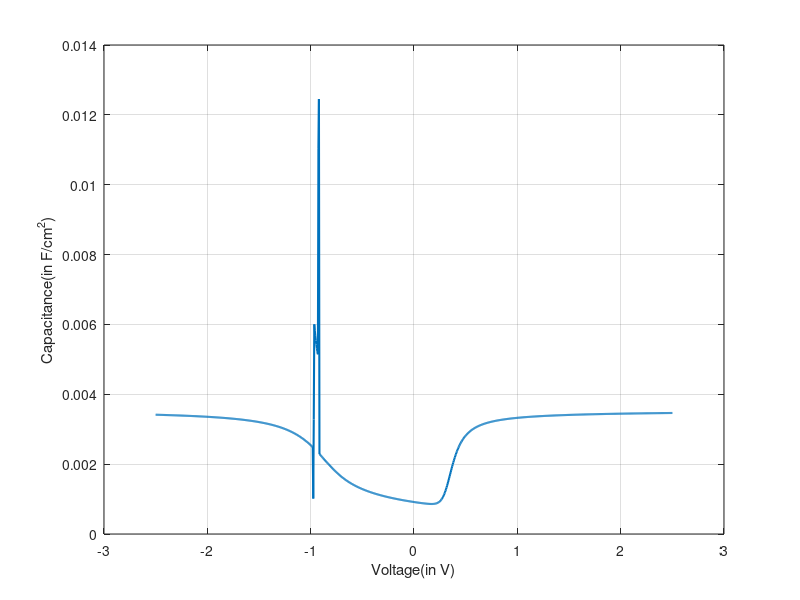

Here is the MATLAB script that generated this plot: (Note: this script raises an error after producing the figure.)
clear;
close all;
clc;

%% Input parameters
phi_m =4.05 ;      %work function of metal
dV_g = 0.005;
V_g=-2.5:dV_g:2.5;            %gate voltage
t_ox=10e-9;          %oxide thickness 
N_sub=-1e17*1e6;      %-ve=p type substrate(NMOS), +ve=n type substrate(PMOS), input doping density here
V_wiggle=10e-3;

%% Constants
q=1.6e-19;
k=8.314/(6.023*10^23);
T=300;
eps_0=8.85e-12; 
Vt=k*T/q;          %thermal voltage

%% Substrate parameters

ni=1.5e16;          % number of instrinsic carriers in silicon substrate
Eg_sub=1.12*q;      %band gap of silicon, 1.12eV
eps_sub=12*eps_0;   %permitivitty of silicon substrate
EA_sub=4.05*q;      %electron affinity for substrate
L_sub=1e-6;
k_sub=12;

%calculating the value of n and p for substrate
if(N_sub<0)                %p type substrate(NMOS)
    p_sub=abs(N_sub);
    n_sub=ni^2/p_sub;
elseif(N_sub>0)            %n type substrate(PMOS)
    n_sub=N_sub;
    p_sub=ni^2/n_sub;
else                       %intrinsic semiconductor
    n_sub=ni;
    p_sub=pi;
end   

%% Oxide parameters

eps_ox=4*eps_0;    %permitivitty of SiO2
Ec_offset=3.1*q;   %conduction band offset
Eg_ox=9*q;         %band gap of oxide
c_ox=eps_ox/t_ox;
k_ox=4;

%% Workfunction,flatband values;

phi_b = -sign(N_sub)*Vt*log(abs(N_sub)/ni);   %Ei-Ef/q for semiconductor
phi_s = EA_sub/q+Eg_sub/(2*q)+phi_b;          %work function for substrate
V_fb=(phi_m-phi_s) ;                          %flatband voltage
tm = 10e-9;                                   %Gate thickness, used for polysilicon, not of use in metalgate

%% Solver parameters
dx=1e-9;
I_max=50;
tol1=1e-6;

% Sign of substrate charges in the current mode, since we have signum(psi_s) in formula of charge

if(V_g>=V_fb)
    signq = -1;       %Depletion for NMOS, Accumulation for PMOS
else                  % i.e. (V_g<V_fb)
    signq = +1;       %Accumulation for NMOS, Depletion for PMOS
end

%Same charge sign for depletion and inversion

% if sign(N_sub) <= 0
%     F = @(sp) V_fb-(signq*((2*eps_sub*k*T*abs(N_sub))^0.5*((exp(-q*sp/(k*T))+q*sp/(k*T)-1)+(ni^2/(abs(N_sub))^2)*(exp(+q*sp/(k*T))-q*sp/(k*T)-1))^0.5)/c_ox)+sp-V_g;
%     psi_s = fsolve(F,-signq*0.1); % Initial guess, sign taken due to fsolve
%     
% else                              % sign(N_sub) > 0
%     F = @(sp) V_fb-(signq*((2*eps_sub*k*T*abs(N_sub))^0.5*((ni^2/(abs(N_sub))^2)*(exp(-q*sp/(k*T))+q*sp/(k*T)-1)+(exp(+q*sp/(k*T))-q*sp/(k*T)-1))^0.5)/c_ox)+sp-V_g;
%     psi_s = fsolve(F,-signq*0.1); % Initial guess, sign taken due to fsolve
% end


%%  LFCV
C=zeros(length(V_g),1);
Q1=zeros(length(V_g),1);
Q2=zeros(length(V_g),1);
for i=1:length(V_g)
    
    if (abs(V_g - V_fb) < 5*dV_g)
        V_g(i) = [];
        C(i) = [];
        break;
    else        
        if(V_g(i)>V_fb + 0*dV_g)
        signq = -1;                                  %Depletion for NMOS, Accumulation for PMOS
        else (V_g(i)<V_fb - 0*dV_g)                  % i.e. (V_g<V_fb)
        signq = +1;                                  %Accumulation for NMOS, Depletion for PMOS
        end
    end

    
    if(V_g(i)+V_wiggle>=V_fb)
    signq2 = -1;       %Depletion for NMOS, Accumulation for PMOS
    else                  % i.e. (V_g<V_fb)
    signq2 = +1;       %Accumulation for NMOS, Depletion for PMOS
    end
    
 F1 = @(sp) V_fb-(signq*((2*eps_sub*k*T*abs(N_sub))^0.5*((exp(-q*sp/(k*T))+q*sp/(k*T)-1)+(ni^2/(abs(N_sub))^2)*(exp(+q*sp/(k*T))-q*sp/(k*T)-1))^0.5)/c_ox)+sp-V_g(i);
 psi_s = fsolve(F1,-signq*0.1); % Initial guess, sign taken due to fsolve
 
 Q1(i,1)=signq*((2*eps_sub*k*T*abs(N_sub))^0.5*((exp(-q*psi_s/(k*T))+q*psi_s/(k*T)-1)+(ni^2/(abs(N_sub))^2)*(exp(+q*psi_s/(k*T))-q*psi_s/(k*T)-1))^0.5);

 F2 = @(sp) V_fb-(signq2*((2*eps_sub*k*T*abs(N_sub))^0.5*((exp(-q*sp/(k*T))+q*sp/(k*T)-1)+(ni^2/(abs(N_sub))^2)*(exp(+q*sp/(k*T))-q*sp/(k*T)-1))^0.5)/c_ox)+sp-V_g(i)-V_wiggle;
  
 psi_s = fsolve(F2,-signq*0.1); % Initial guess, sign taken due to fsolve
 Q2(i,1)=signq*((2*eps_sub*k*T*abs(N_sub))^0.5*((exp(-q*psi_s/(k*T))+q*psi_s/(k*T)-1)+(ni^2/(abs(N_sub))^2)*(exp(+q*psi_s/(k*T))-q*psi_s/(k*T)-1))^0.5);
  
 C(i,1)=abs((Q2(i,1))-(Q1(i,1)))/V_wiggle;
  
  
  
end
axes();
plot(V_g,C,'LineWidth',1.5);
hold on;
%plot([0 10], [0 0], 'k-')
xlabel('Voltage(in V)');
ylabel('Capacitance(in F/cm^2)');
grid on;
ax=gca;
ax.FontSize=10;
